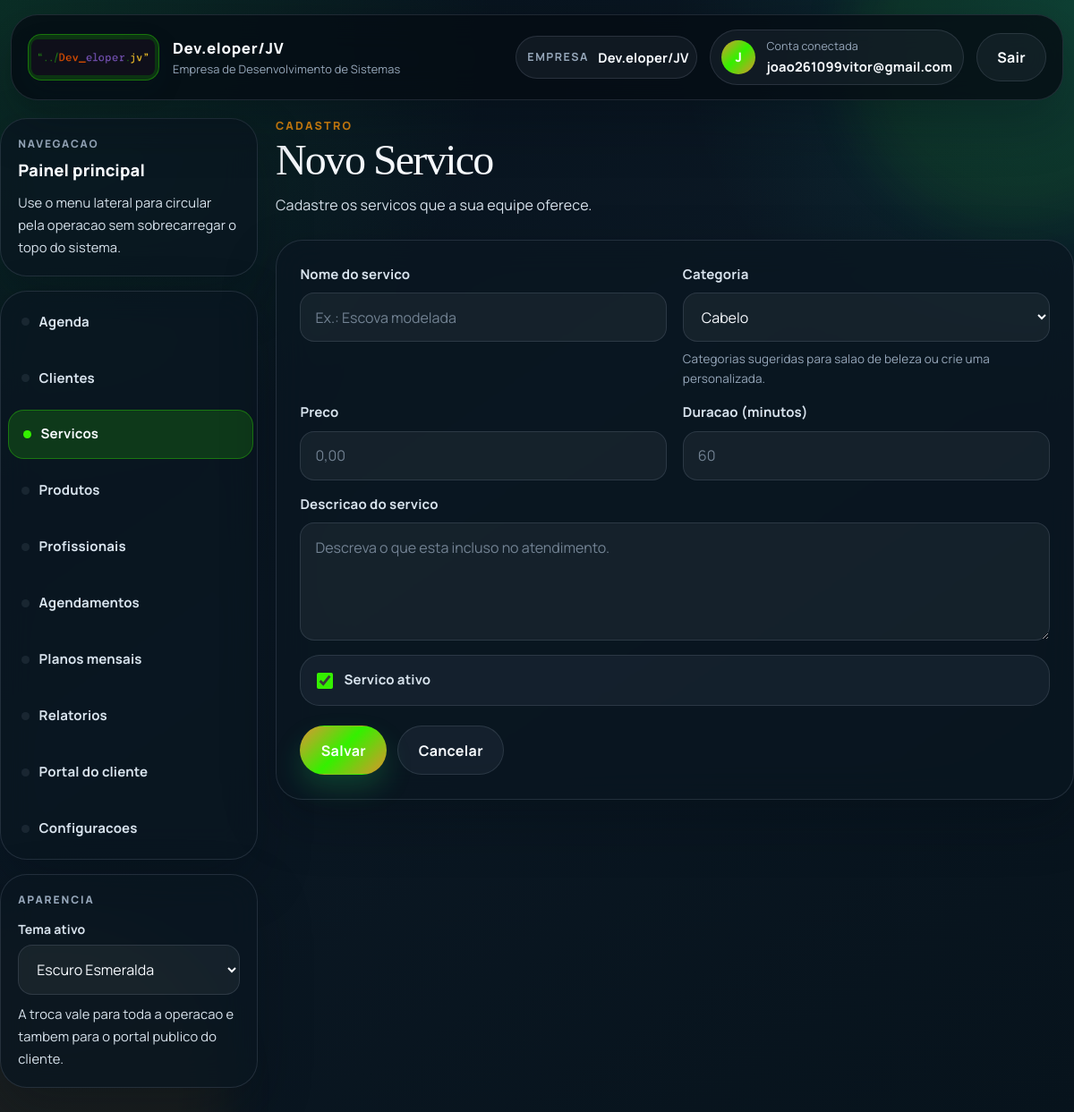
Page /servicos/novo/ (signed in) on the committed database.
### empresas/models.py (models this page shows, shortened)
class Empresa(models.Model):
    PLANO_START = "start"
    PLANO_SOLO = "solo"
    PLANO_ADMIN_ONLY = "admin_only"
    PLANO_CHOICES = [
        (PLANO_SOLO, "Solo (1 funcionario com acesso)"),
        (PLANO_START, "Start (ate 5 funcionarios)"),
        (PLANO_ADMIN_ONLY, "Gestao interna (somente administrador)"),
    ]
    nome = models.CharField(max_length=100)
    tipo = models.CharField(max_length=50)
    cnpj = models.CharField(max_length=18, blank=True, null=True)
    whatsapp = models.CharField(max_length=20, blank=True, default="")
    logo = models.ImageField(upload_to="empresas/logos/", blank=True, null=True)
    logo_url = models.URLField(blank=True, default="")
    cor_primaria = models.CharField(max_length=7, blank=True, default="")
    cor_secundaria = models.CharField(max_length=7, blank=True, default="")
    texto_cabecalho = models.CharField(max_length=80, blank=True, default="")
    plano = models.CharField(max_length=20, choices=PLANO_CHOICES, default=PLANO_START)
    valor_mensal = models.DecimalField(max_digits=10, decimal_places=2, default=147)
    limite_profissionais = models.PositiveSmallIntegerField(
        default=5,
        validators=[MinValueValidator(1), MaxValueValidator(5)],
        help_text="Limite comercial de profissionais ativos para esta empresa.",
    )
    portal_token = models.UUIDField(default=uuid.uuid4, unique=True, editable=False, db_index=True)
    data_cadastro = models.DateTimeField(auto_now_add=True)
    usuario = models.OneToOneField('auth.User', on_delete=models.CASCADE, related_name='empresa')

### servicos/views.py (the view)
# urls.py: path('novo/', views.servicos_form, name='servicos_form'),
@login_required
def servicos_form(request, pk=None):
    if not user_can_access_module(request.user, PROFISSIONAL_ACCESS_SERVICOS):
        messages.warning(request, 'Seu perfil nao possui acesso ao modulo de servicos.')
        return redirect('dashboard_home')
    empresa = get_active_empresa(request)
    if not empresa:
        return redirect('cadastro_empresa')
    if pk:
        servico = get_object_or_404(Servico, pk=pk, empresa=empresa)
    else:
        servico = None
    profile = get_business_profile(empresa.tipo)
    termo_servico = profile['service_term_singular']
    if request.method == 'POST':
        form = ServicoForm(request.POST, instance=servico, empresa=empresa)
        if form.is_valid():
            servico = form.save(commit=False)
            servico.empresa = empresa
            servico.save()
            return redirect('servicos_list')
    else:
        form = ServicoForm(instance=servico, empresa=empresa)
    return render(request, 'servicos/servicos_form.html', {
        'form': form,
        'page_title': f"Editar {termo_servico}" if servico else f"Novo {termo_servico}",
        'page_subtitle': f"Cadastre os {profile['service_term_plural'].lower()} que a sua equipe oferece.",
    })

### easyschedule/templates/servicos/servicos_form.html (shortened to what this page needs)
{% extends 'base.html' %}
{% load static %}
{% block content %}
<link rel="stylesheet" href="{% static 'css/pages.css' %}">
<div class="page-container">
  <header class="page-hero">
    <div class="page-copy">
      <p class="page-eyebrow">Cadastro</p>
      <h1 class="page-title">{{ page_title }}</h1>
      <p class="page-subtitle">{{ page_subtitle }}</p>
    </div>
  </header>
  <div class="form-card">
    <form method="post">
      <div class="form-grid">
        <div class="form-group">
          <label>{{ form.nome.label }}</label>
          {{ form.nome }}
        </div>
        <div class="form-group">
          <label>{{ form.categoria.label }}</label>
          {{ form.categoria }}
          {% if form.categoria.help_text %}<small class="field-help">{{ form.categoria.help_text }}</small>{% endif %}
        </div>
        <div class="form-group">
          <label>{{ form.preco.label }}</label>
          {{ form.preco }}
        </div>
        <div class="form-group">
          <label>{{ form.tempo.label }}</label>
          {{ form.tempo }}
        </div>
        <div class="form-group full">
          <label>{{ form.descricao.label }}</label>
          {{ form.descricao }}
        </div>
        <div class="form-group full checkbox-group">
          <label>{{ form.ativo }} {{ form.ativo.label }}</label>
        </div>
      </div>
      <div class="form-actions">
        <button type="submit" class="btn btn-success">Salvar</button>
        <a href="{% url 'servicos_list' %}" class="btn btn-secondary">Cancelar</a>
      </div>
    </form>
  </div>
</div>
{% endblock %}

### easyschedule/templates/base.html (shortened to what this page needs)
{% load static %}
<!DOCTYPE html>
<html
    lang="pt-br"
    data-company-primary="{% if empresa_atual %}{{ empresa_atual.cor_primaria|default:'' }}{% endif %}"
    data-company-secondary="{% if empresa_atual %}{{ empresa_atual.cor_secundaria|default:'' }}{% endif %}"
>
<head>
    <link rel="stylesheet" href="https://cdn.jsdelivr.net/npm/bootstrap@5.3.2/dist/css/bootstrap.min.css">
    <link rel="stylesheet" href="{% static 'css/theme.css' %}">
</head>
<body class="{% if user.is_authenticated %}app-with-sidebar{% endif %}">
    <header class="app-header">
        <div class="container">
            <div class="app-navbar">
                <a class="app-brand" href="{% if user.is_authenticated %}{% url 'dashboard_home' %}{% else %}{% url 'cliente_home' %}{% endif %}">
                    {% if user.is_authenticated and empresa_atual and empresa_atual.logo %}
                    <span class="brand-mark brand-mark-company">
                        <img src="{{ empresa_atual.logo.url }}" alt="Logo {{ empresa_atual.nome }}" class="brand-logo brand-logo-company">
                    </span>
                    {% elif user.is_authenticated and empresa_atual and empresa_atual.logo_url %}
                    <span class="brand-mark brand-mark-company">
                        <img src="{{ empresa_atual.logo_url }}" alt="Logo {{ empresa_atual.nome }}" class="brand-logo brand-logo-company">
                    </span>
                    {% else %}
                    <span class="brand-mark">
                        <img src="{% static 'img/Logo.png' %}" alt="Logo EasySchedule" class="brand-logo">
                    </span>
                    {% endif %}
                    <span class="brand-copy">
                        <strong>{% if user.is_authenticated and empresa_atual %}{{ empresa_atual.nome }}{% else %}EasySchedule{% endif %}</strong>
                        <small>
                            {% if user.is_authenticated %}
                                {% if empresa_atual and empresa_atual.texto_cabecalho %}
                                    {{ empresa_atual.texto_cabecalho }}
                                {% else %}
                                    Sistema de agenda personalizado
                                {% endif %}
                            {% else %}
                                Reserva online com elegancia
                            {% endif %}
                        </small>
                    </span>
                </a>
                {% if user.is_authenticated %}
                <div class="app-toolbar app-toolbar-top">
                    {% if user.is_authenticated and usuario_tem_acesso_global_empresa and empresas_disponiveis %}
                    <form action="{% url 'selecionar_empresa' %}" method="post" class="toolbar-form">
                        {% csrf_token %}
                        <input type="hidden" name="next" value="{{ request.get_full_path }}">
                        <label for="empresa_id">Empresa</label>
                        <select id="empresa_id" name="empresa_id" class="form-select form-select-sm" onchange="this.form.submit()">
                            {% for empresa in empresas_disponiveis %}
                            <option value="{{ empresa.id }}" {% if empresa_atual and empresa.id == empresa_atual.id %}selected{% endif %}>
                                {{ empresa.nome }}
                            </option>
                            {% endfor %}
                        </select>
                    </form>
                    {% elif user.is_authenticated and empresa_atual %}
                    <div class="toolbar-field">
                        <span>Empresa</span>
                        <strong>{{ empresa_atual.nome }}</strong>
                    </div>
                    {% endif %}
                    <div class="app-user-chip">
                        <span class="app-user-avatar">{{ user.username|first|upper }}</span>
                        <span class="app-user-copy">
                            <small>Conta conectada</small>
                            <strong>{{ user.username }}</strong>
                        </span>
                    </div>
                    <form action="{% url 'logout' %}" method="post">
                        <button type="submit" class="btn btn-secondary">Sair</button>
                    </form>
                </div>
                {% endif %}
            </div>
        </div>
    </header>
    <div class="{% if user.is_authenticated %}container app-shell{% else %}app-public-shell{% endif %}">
        {% if user.is_authenticated %}
        <aside class="app-sidebar">
            <div class="app-sidebar-card">
                <span class="sidebar-kicker">Navegacao</span>
                <strong class="sidebar-title">Painel principal</strong>
                <p class="sidebar-text">Use o menu lateral para circular pela operacao sem sobrecarregar o topo do sistema.</p>
            </div>
            <nav class="app-sidebar-nav" aria-label="Navegacao lateral">
                {% if usuario_modulos.dashboard %}
                <a class="app-sidebar-link {% if '/dashboard/' in request.path %}is-active{% endif %}" href="{% url 'dashboard_home' %}">Agenda</a>
                {% endif %}
                {% if not usuario_e_profissional %}
                {% if usuario_modulos.clientes %}
                <a class="app-sidebar-link {% if '/pessoa/' in request.path %}is-active{% endif %}" href="{% url 'pessoa_list' %}">{{ business_profile.client_term_plural|default:"Clientes" }}</a>
                {% endif %}
                {% if usuario_modulos.servicos %}
                <a class="app-sidebar-link {% if '/servicos/' in request.path %}is-active{% endif %}" href="{% url 'servicos_list' %}">{{ business_profile.service_term_plural|default:"Servicos" }}</a>
                {% endif %}
                {% if usuario_modulos.produtos %}
                <a class="app-sidebar-link {% if '/produtos/' in request.path %}is-active{% endif %}" href="{% url 'produtos_list' %}">Produtos</a>
                {% endif %}
                <a class="app-sidebar-link {% if '/profissionais/' in request.path %}is-active{% endif %}" href="{% url 'profissionais_list' %}">{{ business_profile.professional_term_plural|default:"Profissionais" }}</a>
                {% if usuario_modulos.agendamentos %}
                <a class="app-sidebar-link " href="{% url 'agendamentos_list' %}">{{ business_profile.appointment_term_plural|default:"Agendamentos" }}</a>
                {% endif %}
                <a class="app-sidebar-link {% if '/agendamentos/planos/' in request.path %}is-active{% endif %}" href="{% url 'planos_list' %}">Planos mensais</a>
                {% if usuario_modulos.relatorios %}
                <a class="app-sidebar-link {% if '/relatorios/' in request.path %}is-active{% endif %}" href="{% url 'relatorio_page' %}">Relatorios</a>
                {% endif %}
                <a class="app-sidebar-link {% if '/cliente/' in request.path or request.path == '/' %}is-active{% endif %}" href="{% url 'cliente_home' %}">Portal do cliente</a>
                {% if usuario_pode_configurar_empresa %}
                <a class="app-sidebar-link {% if '/empresas/configuracoes/' in request.path %}is-active{% endif %}" href="{% url 'empresa_configuracoes' %}">Configuracoes</a>
                {% endif %}
                {% endif %}
            </nav>
            <div class="app-sidebar-card sidebar-theme-card">
                <span class="sidebar-kicker">Aparencia</span>
                <label for="themePickerSidebar" class="sidebar-theme-label">Tema ativo</label>
                <select id="themePickerSidebar" class="theme-picker" data-theme-picker aria-label="Selecionar tema do sistema">
                    <option value="dark">Escuro Esmeralda</option>
                </select>
                <p class="sidebar-text">A troca vale para toda a operacao e tambem para o portal publico do cliente.</p>
            </div>
        </aside>
        {% endif %}
        <main class="app-main {% if user.is_authenticated %}app-main-shell{% else %}app-main-public{% endif %}">
            {% block content %}{% endblock %}
        </main>
    </div>
</body>
</html>

### rows in the picture
Empresa: logo (picture), nome "Dev.eloper/JV", texto_cabecalho "Empresa de Desenvolvimento de Sistemas"

### other values in the picture
{{ user.username|first|upper }} "J"
{{ user.username }} "joao261099vitor@gmail.com"
{{ business_profile.client_term_plural|default:"Clientes" }} "Clientes"
{{ business_profile.service_term_plural|default:"Servicos" }} "Servicos"
{{ business_profile.professional_term_plural|default:"Profissionais" }} "Profissionais"
{{ business_profile.appointment_term_plural|default:"Agendamentos" }} "Agendamentos"
{{ page_title }} "Novo Servico"
{{ page_subtitle }} "Cadastre os servicos que a sua equipe oferece."
